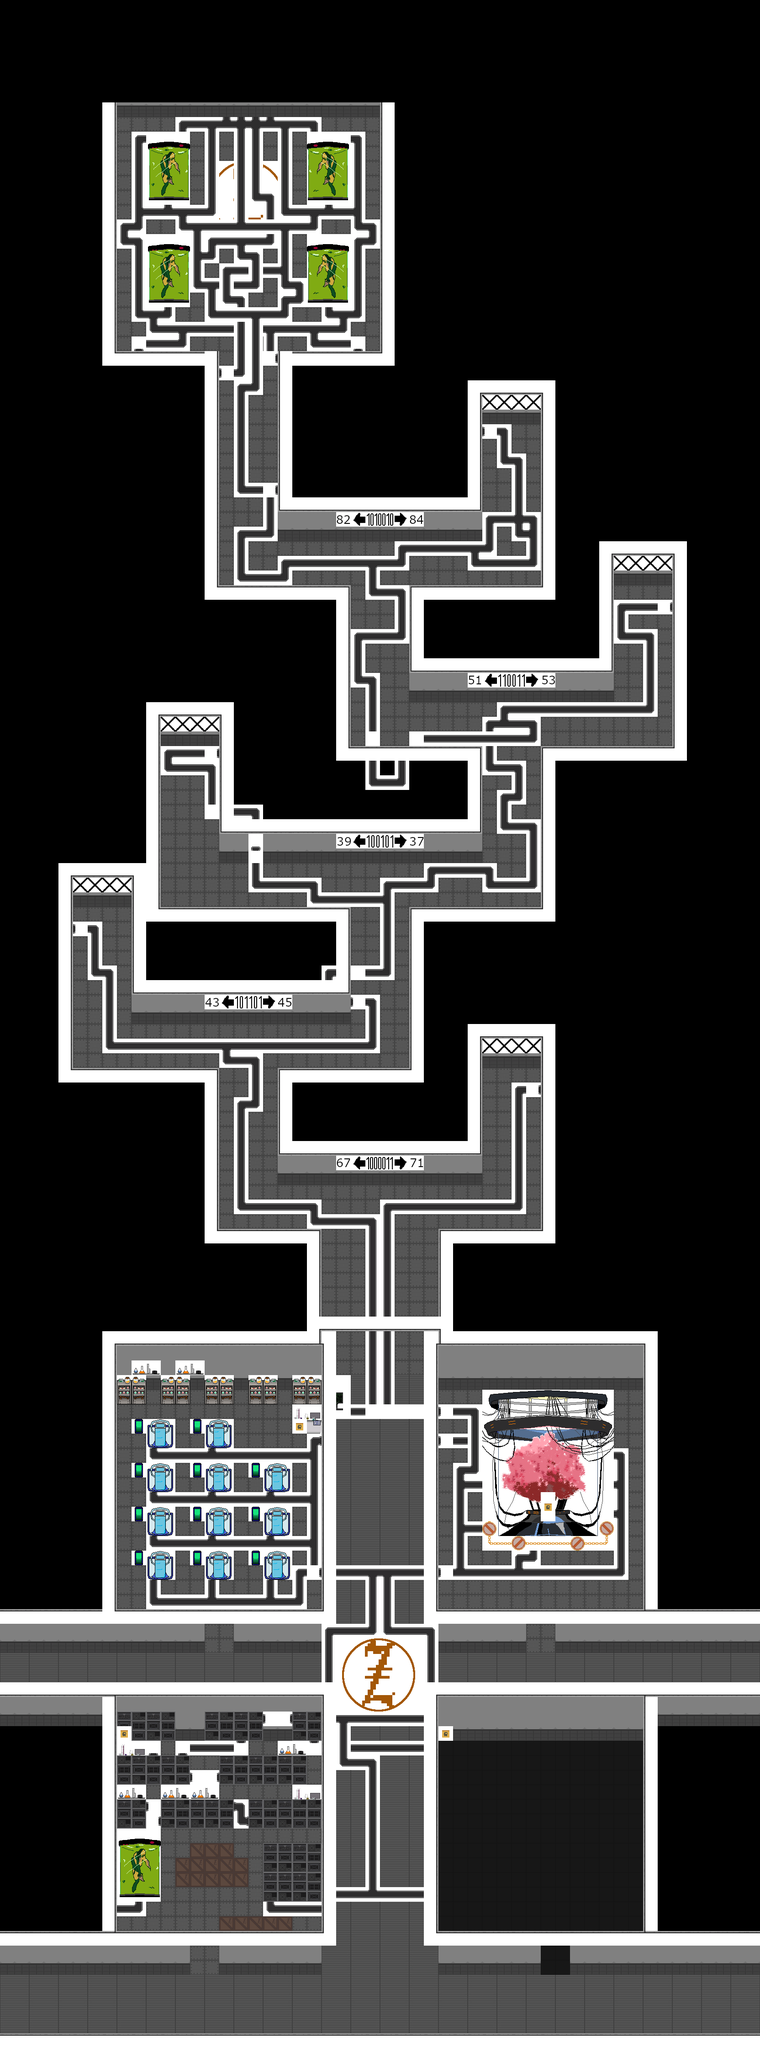

Below is a game level as drawn by its tile map, then a one-line description and the .tmx that defines it (tile-layer data replaced by summaries):
An orthogonal 52x140 tile map with 32x32 px tiles, 11 tile layers (background, deco_sol, murs, tuillot, ...), 10 tilesets and 171 objects (140x collision, 10x zonne_collsions_e pour examiner, 2x zonne_collsions_, 2x murs_invi_D, spawn, ...).

<map version="1.8" tiledversion="1.8.0" orientation="orthogonal" renderorder="right-down" width="52" height="140" tilewidth="32" tileheight="32" infinite="0" nextlayerid="18" nextobjectid="304">
 <tileset firstgid="1" source="tiledset_futur.tsx" />
 <tileset firstgid="257" source="LEZAIDE.tsx" />
 <tileset firstgid="287" name="murs_sol_futur" tilewidth="32" tileheight="32" tilecount="4" columns="2">
  <image source="resources/murs_sol_futur.png" trans="ffffff" width="64" height="64" />
 </tileset>
 <tileset firstgid="291" name="arbre" tilewidth="32" tileheight="32" tilecount="99" columns="9">
  <image source="resources/arbre.png" trans="ffffff" width="288" height="352" />
 </tileset>
 <tileset firstgid="390" source="tiledset_futur_2.tsx" />
 <tileset firstgid="646" source="tiledsetbinaire.tsx" />
 <tileset firstgid="902" source="paneau_de_controle.tsx" />
 <tileset firstgid="908" source="debut_tileset_enigme.tsx" />
 <tileset firstgid="1164" source="post_it.tsx" />
 <tileset firstgid="1168" source="post_it.tsx" />
 <layer id="1" name="background" width="52" height="140">
  <data>[7280 cells, 3019 non-empty, 9 distinct tile ids]</data>
 </layer>
 <layer id="3" name="deco_sol" width="52" height="140">
  <data>[7280 cells, 60 non-empty, 30 distinct tile ids]</data>
 </layer>
 <layer id="4" name="murs" width="52" height="140">
  <data>[7280 cells, 548 non-empty, 15 distinct tile ids]</data>
 </layer>
 <layer id="5" name="tuillot" width="52" height="140">
  <data>[7280 cells, 546 non-empty, 10 distinct tile ids]</data>
 </layer>
 <layer id="6" name="tullot2" width="52" height="140">
  <data>[7280 cells, 122 non-empty, 5 distinct tile ids]</data>
 </layer>
 <layer id="7" name="tuillot3" width="52" height="140">
  <data>[7280 cells, 83 non-empty, 9 distinct tile ids]</data>
 </layer>
 <layer id="8" name="tuillot4" width="52" height="140">
  <data>[7280 cells, 41 non-empty, 21 distinct tile ids]</data>
 </layer>
 <layer id="17" name="deco_" width="52" height="140">
  <data>[7280 cells, 305 non-empty, 70 distinct tile ids]</data>
 </layer>
 <layer id="10" name="devant_le_perso" width="52" height="140">
  <data>[7280 cells, 14 non-empty, 4 distinct tile ids]</data>
 </layer>
 <layer id="11" name="devant_le_personnage" width="52" height="140">
  <data>[7280 cells, 846 non-empty, 124 distinct tile ids]</data>
 </layer>
 <layer id="12" name="2" width="52" height="140">
  <data>[7280 cells, 143 non-empty, 16 distinct tile ids]</data>
 </layer>
 <objectgroup id="16" name="Calque d'Objets 1">
  <object id="98" name="spawn" type="spawn" x="800" y="4352">
   <point />
  </object>
  <object id="99" name="murs" type="collision" x="-32.5" y="4448" width="1747.17" height="32" />
  <object id="100" name="murs" type="collision" x="1408" y="3008" width="34.5152" height="552.243" />
  <object id="101" name="murs" type="collision" x="-31.8333" y="4288" width="451.908" height="31.5" />
  <object id="102" name="murs" type="collision" x="476.135" y="4253" width="218.167" height="66.5333" />
  <object id="103" name="murs" type="collision" x="700.97" y="3744.01" width="11.7547" height="573.447" />
  <object id="104" name="murs" type="collision" x="256" y="3584" width="196" height="31.5652" />
  <object id="105" name="murs" type="collision" x="507.455" y="3550.07" width="196" height="65.9248" />
  <object id="106" name="murs" type="collision" x="700.879" y="3039.82" width="10" height="576.196" />
  <object id="107" name="murs" type="collision" x="951.973" y="3041" width="11.0272" height="574.994" />
  <object id="108" name="murs" type="collision" x="970.5" y="3547" width="185.5" height="69" />
  <object id="109" name="murs" type="collision" x="1212.19" y="3549" width="484.018" height="67.1992" />
  <object id="110" name="murs" type="collision" x="952.5" y="3739.58" width="10.5417" height="580.42" />
  <object id="111" name="murs" type="collision" x="968.5" y="4253.67" width="221.667" height="66.3333" />
  <object id="112" name="murs" type="collision" x="1240.33" y="4253.33" width="465.084" height="66.6667" />
  <object id="116" name="murs" type="collision" x="224" y="3008" width="543.984" height="32" />
  <object id="117" name="murs" type="collision" x="224" y="3799.12" width="32" height="486.712" />
  <object id="118" name="murs" type="collision" x="224" y="3040" width="32" height="576" />
  <object id="119" name="murs" type="collision" x="-32.5" y="3584" width="256.5" height="32" />
  <object id="120" name="murs" type="collision" x="-33.8333" y="3742.1" width="289.891" height="33.8984" />
  <object id="121" name="murs" type="collision" x="256.006" y="3742.11" width="435.72" height="65.8924" />
  <object id="122" name="murs" type="collision" x="256" y="3549.5" width="196" height="34.5" />
  <object id="123" name="murs" type="collision" x="64" y="3552" width="160" height="32" />
  <object id="124" name="murs" type="collision" x="63.5" y="4253.67" width="352.5" height="34.3333" />
  <object id="128" name="murs" type="collision" x="566.5" y="2970.17" width="206.806" height="37.8202" />
  <object id="129" name="murs" type="collision" x="887.665" y="2970.69" width="253.274" height="37.3164" />
  <object id="130" name="murs" type="collision" x="1139.03" y="2976" width="236.969" height="32" />
  <object id="131" name="murs" type="collision" x="1376" y="2976" width="32" height="32" />
  <object id="132" name="murs" type="collision" x="970.818" y="3738.33" width="725.606" height="69" />
  <object id="133" type="collision" x="1408" y="3776" width="32.5" height="471" />
  <object id="134" name="lits" type="collision" x="325" y="3104.67" width="53.3333" height="63.3333" />
  <object id="135" name="lits" type="collision" x="453" y="3105.67" width="53.3333" height="63.3333" />
  <object id="136" name="lits" type="collision" x="325" y="3201.67" width="53.3333" height="63.3333" />
  <object id="137" name="lits" type="collision" x="453.667" y="3200.33" width="53.3333" height="63.3333" />
  <object id="138" name="lits" type="collision" x="325" y="3296.67" width="53.3333" height="63.3333" />
  <object id="139" name="lits" type="collision" x="453.333" y="3296.67" width="53.3333" height="63.3333" />
  <object id="140" name="lits" type="collision" x="581.667" y="3297" width="53.3333" height="63.3333" />
  <object id="141" name="lits" type="collision" x="581" y="3200.67" width="53.3333" height="63.3333" />
  <object id="142" name="murs" type="collision" x="640.5" y="3074" width="52.5" height="60.5" />
  <object id="143" name="toneau?" type="collision" x="551.5" y="3296.5" width="17" height="31" />
  <object id="144" name="toneau?" type="collision" x="551.773" y="3200.73" width="17" height="31" />
  <object id="145" name="toneau?" type="collision" x="551.833" y="3392.83" width="17" height="31" />
  <object id="146" name="toneau?" type="collision" x="423.5" y="3392.17" width="17" height="31" />
  <object id="147" name="toneau?" type="collision" x="295.5" y="3392.17" width="17" height="31" />
  <object id="148" name="toneau?" type="collision" x="295.167" y="3296.17" width="17" height="31" />
  <object id="149" name="toneau?" type="collision" x="296.167" y="3201.17" width="17" height="31" />
  <object id="150" name="toneau?" type="collision" x="295.5" y="3104.5" width="17" height="31" />
  <object id="151" name="toneau?" type="collision" x="423.5" y="3103.83" width="17" height="31" />
  <object id="152" name="toneau?" type="collision" x="423.25" y="3200.5" width="17" height="31" />
  <object id="153" name="toneau?" type="collision" x="423.25" y="3296.75" width="17" height="31" />
  <object id="154" name="lits" type="collision" x="580.379" y="3392.79" width="53.3333" height="63.3333" />
  <object id="155" name="lits" type="collision" x="453.879" y="3392.88" width="53.3333" height="63.3333" />
  <object id="156" name="lits" type="collision" x="324.606" y="3392.51" width="53.3333" height="63.3333" />
  </objectgroup>
</map>
<!-- 118 of 171 objects omitted -->